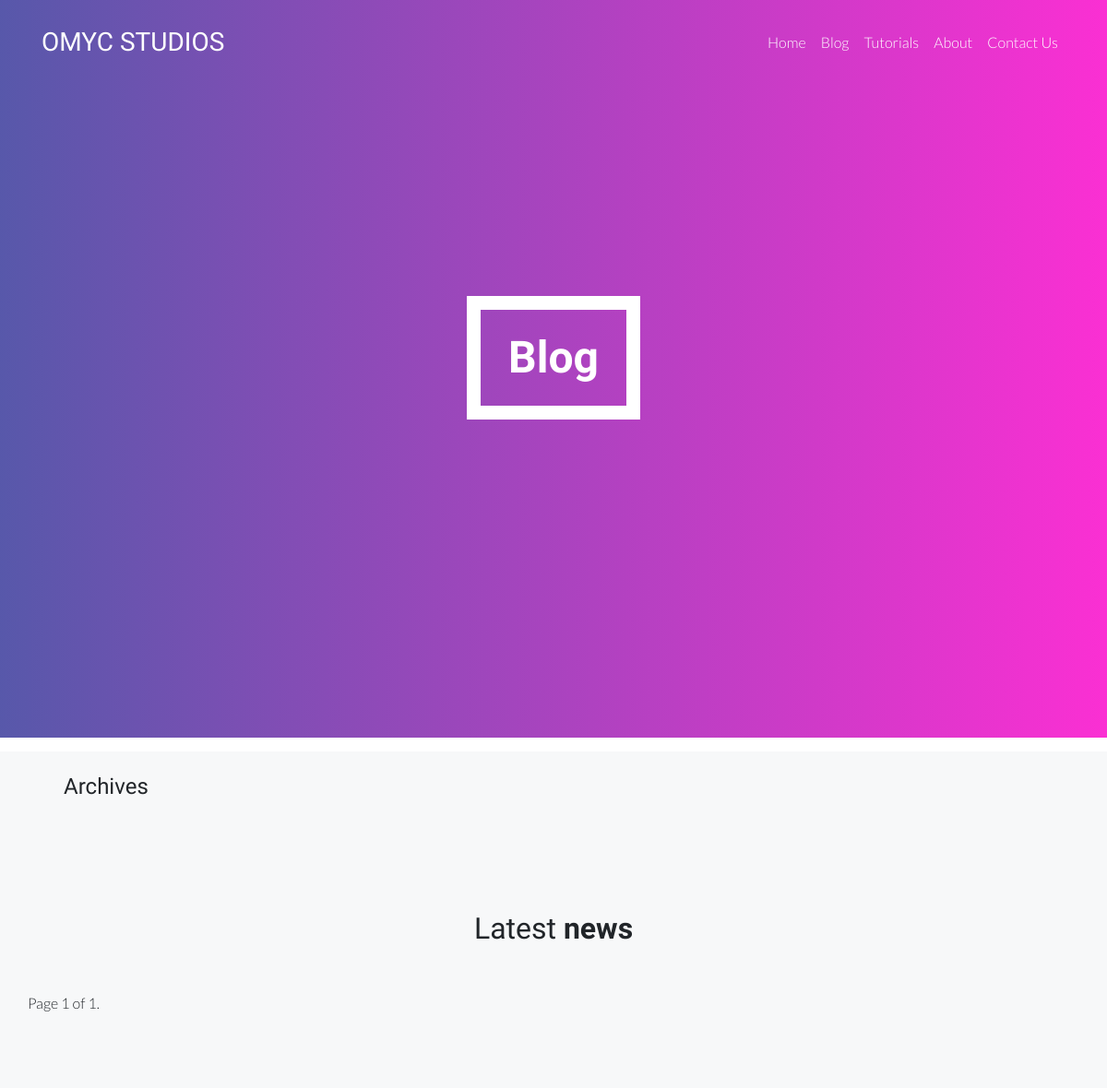
/blog/, run on an earlier commit of the app's database.
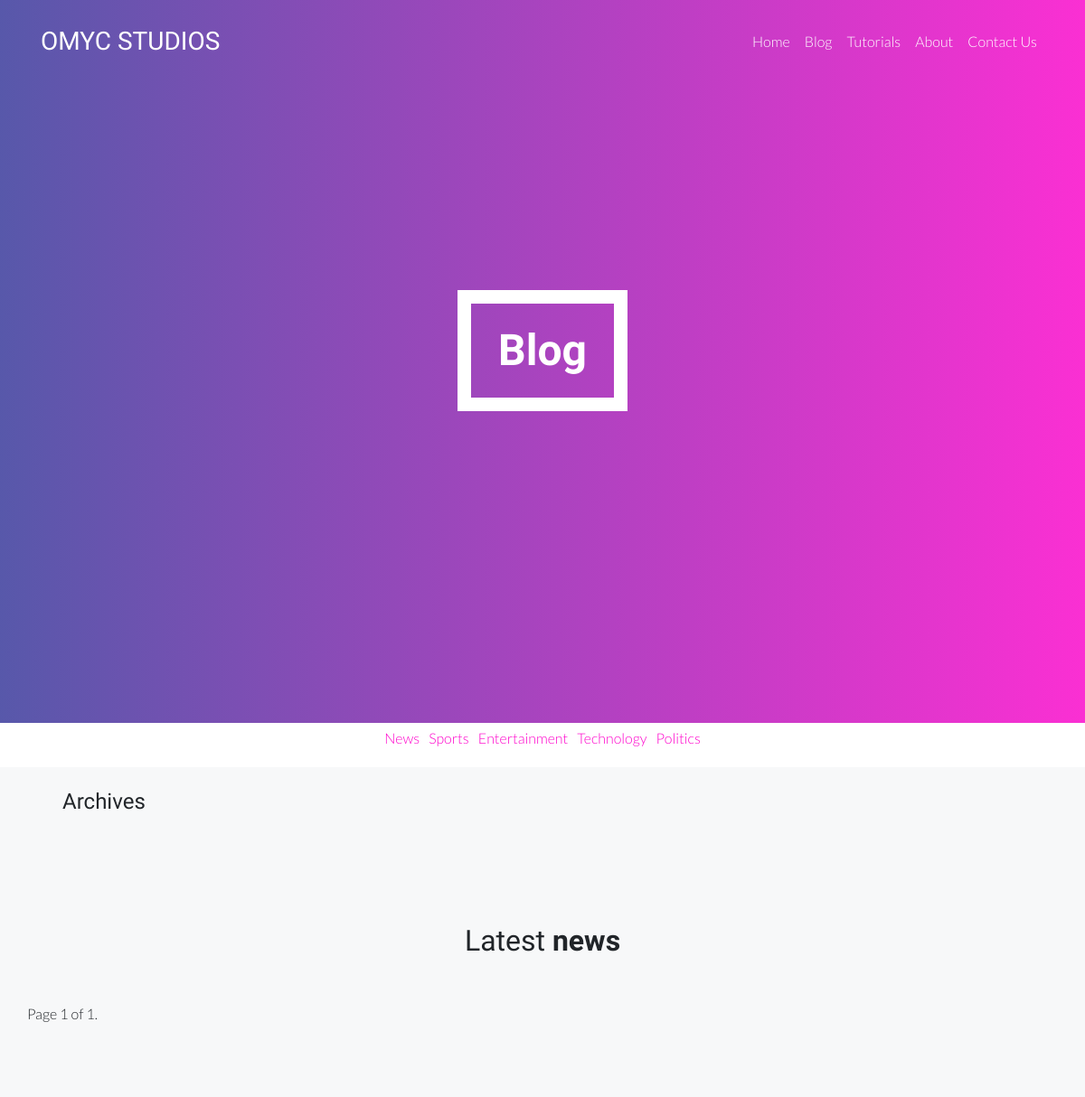
And on a later commit of the database.
### studio/models.py (models this page shows, shortened)
class Type(models.Model):
    name = models.CharField(max_length=255)
    class Meta:
        verbose_name_plural = "Blog Type"

### studio/views.py (the view)
# urls.py: 2. Add a URL to urlpatterns:  path('blog/', include('blog.urls'))
def blog(request):
    blogs = Blog.objects.all().order_by('-date')
    archive_dates = Blog.objects.annotate(year=ExtractYear('date'), month=ExtractMonth('date')).values('year', 'month').annotate(count=Count('id'))
    paginator = Paginator(blogs, 12)
    page_number = request.GET.get('page')
    page_obj = paginator.get_page(page_number)
    comments_count = Comment.objects.values('blog').annotate(comment_count=Count('id'))
    comments_count_mapping = {item['blog']: item['comment_count'] for item in comments_count}
    for blog in blogs:
        blog.comment_count = comments_count_mapping.get(blog.id, 0)
    types = Type.objects.all()
    context = {
        'blogs': blogs,
        'types': types,
        'archive_dates': archive_dates,
        'page_obj': page_obj,
    }
    return render(request, 'blog.html', context)

### templates/blog.html (shortened to what this page needs)
<!DOCTYPE html>
<html lang="en">
<head>
    {% load static %}
    <link rel="stylesheet" href="{% static 'vendor/bootstrap/bootstrap.min.css' %}">
    <link rel="stylesheet" href="{% static 'vendor/select2/select2.min.css' %}">
    <link rel="stylesheet" href="{% static 'vendor/owlcarousel/owl.carousel.min.css' %}">
    <link rel="stylesheet" href="{% static 'vendor/lightcase/lightcase.css' %}">
     <link rel="stylesheet" href="https://unpkg.com/aos@next/dist/aos.css" />
    <link rel="stylesheet" href="{% static 'css/style.min.css' %}">
    <link rel="stylesheet" href="https://cdn.linearicons.com/free/1.0.0/icon-font.min.css">
    <link rel="stylesheet" href="https://use.fontawesome.com/releases/v5.8.1/css/all.css">
</head>
<body data-spy="scroll" data-target="#navbar" class="static-layout">
<nav id="header-navbar" class="navbar navbar-expand-lg py-4">
    <div class="container">
        <a class="navbar-brand d-flex align-items-center text-white" href="/">
            <h3 class="font-weight-bolder mb-0">OMYC STUDIOS</h3>
        </a>
        <div class="collapse navbar-collapse" id="navbar-nav-header">
            <ul class="navbar-nav ml-auto">
                <li class="nav-item">
                    <a class="nav-link" href="/">Home</a>
                </li>
                <li class="nav-item">
                    <a class="nav-link scrollto" href="#blog-section">Blog</a>
                </li>
                <li class="nav-item">
                    <a class="nav-link" href="{% url 'tutorial'%}">Tutorials</a>
                </li>
                <li class="nav-item">
                    <a class="nav-link" href="{% url 'about' %}">About</a>
                </li>
                <li class="nav-item">
                    <a class="nav-link" href="{% url 'contact' %}">Contact Us</a>
                </li>
            </ul>
        </div>
    </div>
</nav>
	<div class="jumbotron jumbotron-single d-flex align-items-center">
  <div class="container text-center">
    <h1 class="display-2 mb-4">Blog</h1>
  </div>
</div>
<div class="filter-button-group btn-filter d-flex justify-content-center">
    {% for type in types %}
    <a tabindex="0" href="{% url 'blog_by_type' type.id %}">{{ type.name }}</a>
    {%endfor%}
</div>
<div id="blog-section" class="bg-grey">
    <div class="container">
        <div class="p-4">
            <h4 class="fst-italic">Archives</h4>
          </div>
        <div class="section-content">
            <div class="title-wrap mb-5" data-aos="fade-up">
                <h2 class="section-title">Latest <b>news</b></h2>
            </div>
            <div class="col-md-4">
              </div>
            <div class="row">
<div class="col-md-12 blog-holder">
</div>
<div class="col-md-12 pagination">
    <span class="step-links">
        <span class="current">
            Page {{ page_obj.number }} of {{ page_obj.paginator.num_pages }}.
        </span>
    </span>
</div>
</div>
</body>
</html>

What changed in the data, as far as the page shows it:
added Type: name "News"
added Type: name "Sports"
added Type: name "Entertainment"
added Type: name "Technology"
added Type: name "Politics"
